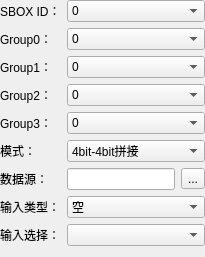
         <widget class="QWidget" name="page_sbox">
          <layout class="QFormLayout" name="formLayout_4">
           <property name="leftMargin">
            <number>0</number>
           </property>
           <property name="topMargin">
            <number>0</number>
           </property>
           <property name="rightMargin">
            <number>0</number>
           </property>
           <item row="0" column="0">
            <widget class="QLabel" name="label_43">
             <property name="text">
              <string>SBOX ID：</string>
             </property>
             <property name="buddy">
              <cstring>comboBox_sbox_id</cstring>
             </property>
            </widget>
           </item>
           <item row="0" column="1">
            <widget class="QComboBox" name="comboBox_sbox_id">
             <item>
              <property name="text">
               <string>0</string>
              </property>
             </item>
             <item>
              <property name="text">
               <string>1</string>
              </property>
             </item>
             <item>
              <property name="text">
               <string>2</string>
              </property>
             </item>
             <item>
              <property name="text">
               <string>3</string>
              </property>
             </item>
            </widget>
           </item>
           <item row="1" column="0">
            <widget class="QLabel" name="label_46">
             <property name="text">
              <string>Group0：</string>
             </property>
             <property name="buddy">
              <cstring>comboBox_sbox_group0</cstring>
             </property>
            </widget>
           </item>
           <item row="1" column="1">
            <widget class="QComboBox" name="comboBox_sbox_group0">
             <item>
              <property name="text">
               <string>0</string>
              </property>
             </item>
             <item>
              <property name="text">
               <string>1</string>
              </property>
             </item>
             <item>
              <property name="text">
               <string>2</string>
              </property>
             </item>
             <item>
              <property name="text">
               <string>3</string>
              </property>
             </item>
            </widget>
           </item>
           <item row="2" column="0">
            <widget class="QLabel" name="label_47">
             <property name="text">
              <string>Group1：</string>
             </property>
             <property name="buddy">
              <cstring>comboBox_sbox_group1</cstring>
             </property>
            </widget>
           </item>
           <item row="2" column="1">
            <widget class="QComboBox" name="comboBox_sbox_group1">
             <item>
              <property name="text">
               <string>0</string>
              </property>
             </item>
             <item>
              <property name="text">
               <string>1</string>
              </property>
             </item>
             <item>
              <property name="text">
               <string>2</string>
              </property>
             </item>
             <item>
              <property name="text">
               <string>3</string>
              </property>
             </item>
            </widget>
           </item>
           <item row="3" column="0">
            <widget class="QLabel" name="label_48">
             <property name="text">
              <string>Group2：</string>
             </property>
             <property name="buddy">
              <cstring>comboBox_sbox_group2</cstring>
             </property>
            </widget>
           </item>
           <item row="3" column="1">
            <widget class="QComboBox" name="comboBox_sbox_group2">
             <item>
              <property name="text">
               <string>0</string>
              </property>
             </item>
             <item>
              <property name="text">
               <string>1</string>
              </property>
             </item>
             <item>
              <property name="text">
               <string>2</string>
              </property>
             </item>
             <item>
              <property name="text">
               <string>3</string>
              </property>
             </item>
            </widget>
           </item>
           <item row="4" column="0">
            <widget class="QLabel" name="label_49">
             <property name="text">
              <string>Group3：</string>
             </property>
             <property name="buddy">
              <cstring>comboBox_sbox_group3</cstring>
             </property>
            </widget>
           </item>
           <item row="4" column="1">
            <widget class="QComboBox" name="comboBox_sbox_group3">
             <item>
              <property name="text">
               <string>0</string>
              </property>
             </item>
             <item>
              <property name="text">
               <string>1</string>
              </property>
             </item>
             <item>
              <property name="text">
               <string>2</string>
              </property>
             </item>
             <item>
              <property name="text">
               <string>3</string>
              </property>
             </item>
            </widget>
           </item>
           <item row="5" column="0">
            <widget class="QLabel" name="label_50">
             <property name="text">
              <string>模式：</string>
             </property>
             <property name="buddy">
              <cstring>comboBox_sbox_mode</cstring>
             </property>
            </widget>
           </item>
           <item row="5" column="1">
            <widget class="QComboBox" name="comboBox_sbox_mode">
             <item>
              <property name="text">
               <string>4bit-4bit拼接</string>
              </property>
             </item>
             <item>
              <property name="text">
               <string>6bit-4bit拼接</string>
              </property>
             </item>
             <item>
              <property name="text">
               <string>8bit-8bit拼接</string>
              </property>
             </item>
             <item>
              <property name="text">
               <string>8bit-8bit异或</string>
              </property>
             </item>
             <item>
              <property name="text">
               <string>8bit-32bit</string>
              </property>
             </item>
             <item>
              <property name="text">
               <string>9bit-9bit一路</string>
              </property>
             </item>
            </widget>
           </item>
           <item row="6" column="0">
            <widget class="QLabel" name="label_51">
             <property name="text">
              <string>数据源：</string>
             </property>
             <property name="buddy">
              <cstring>lineEdit_sbox_path</cstring>
             </property>
            </widget>
           </item>
           <item row="6" column="1">
            <layout class="QHBoxLayout" name="horizontalLayout_13">
             <item>
              <widget class="QLineEdit" name="lineEdit_sbox_path"/>
             </item>
             <item>
              <widget class="QToolButton" name="toolButton_sbox">
               <property name="text">
                <string>...</string>
               </property>
              </widget>
             </item>
            </layout>
           </item>
           <item row="7" column="0">
            <widget class="QLabel" name="label_44">
             <property name="text">
              <string>输入类型：</string>
             </property>
             <property name="buddy">
              <cstring>comboBox_sbox_input0Type</cstring>
             </property>
            </widget>
           </item>
           <item row="7" column="1">
            <widget class="QComboBox" name="comboBox_sbox_input0Type">
             <item>
              <property name="text">
               <string>空</string>
              </property>
             </item>
             <item>
              <property name="text">
               <string>当前行BFU输出X</string>
              </property>
             </item>
             <item>
              <property name="text">
               <string>当前行BFU输出Y</string>
              </property>
             </item>
             <item>
              <property name="text">
               <string>当前行SBOX输出</string>
              </property>
             </item>
             <item>
              <property name="text">
               <string>当前行BENES输出</string>
              </property>
             </item>
             <item>
              <property name="text">
               <string>上一行BFU输出X</string>
              </property>
             </item>
             <item>
              <property name="text">
               <string>上一行BFU输出Y</string>
              </property>
             </item>
             <item>
              <property name="text">
               <string>上一行SBOX输出</string>
              </property>
             </item>
             <item>
              <property name="text">
               <string>上一行BENES输出</string>
              </property>
             </item>
             <item>
              <property name="text">
               <string>入口FIFO</string>
              </property>
             </item>
             <item>
              <property name="text">
               <string>MEM输出</string>
              </property>
             </item>
            </widget>
           </item>
           <item row="8" column="0">
            <widget class="QLabel" name="label_45">
             <property name="text">
              <string>输入选择：</string>
             </property>
             <property name="buddy">
              <cstring>comboBox_sbox_input0Choice</cstring>
             </property>
            </widget>
           </item>
           <item row="8" column="1">
            <widget class="QComboBox" name="comboBox_sbox_input0Choice"/>
           </item>
          </layout>
         </widget>
